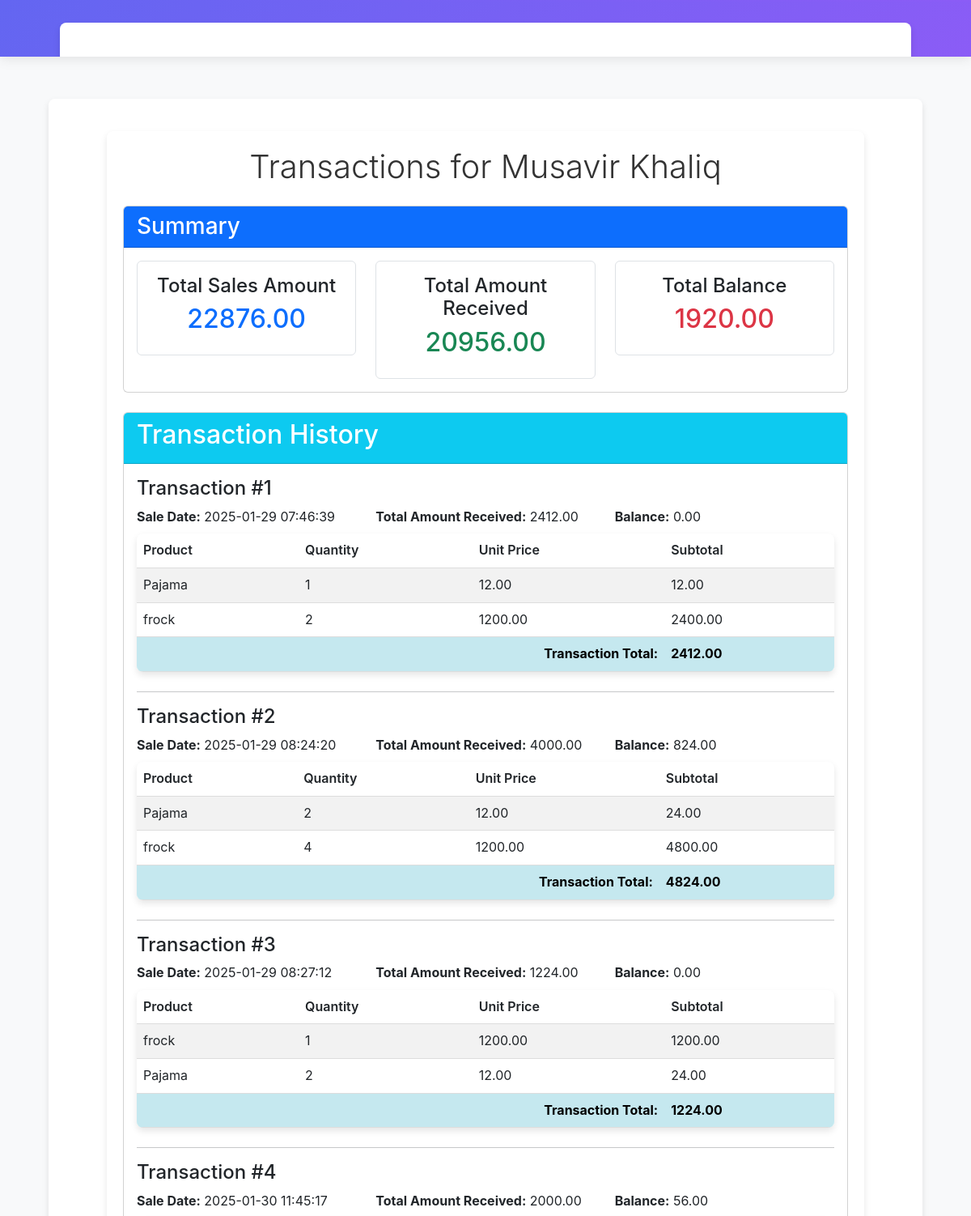
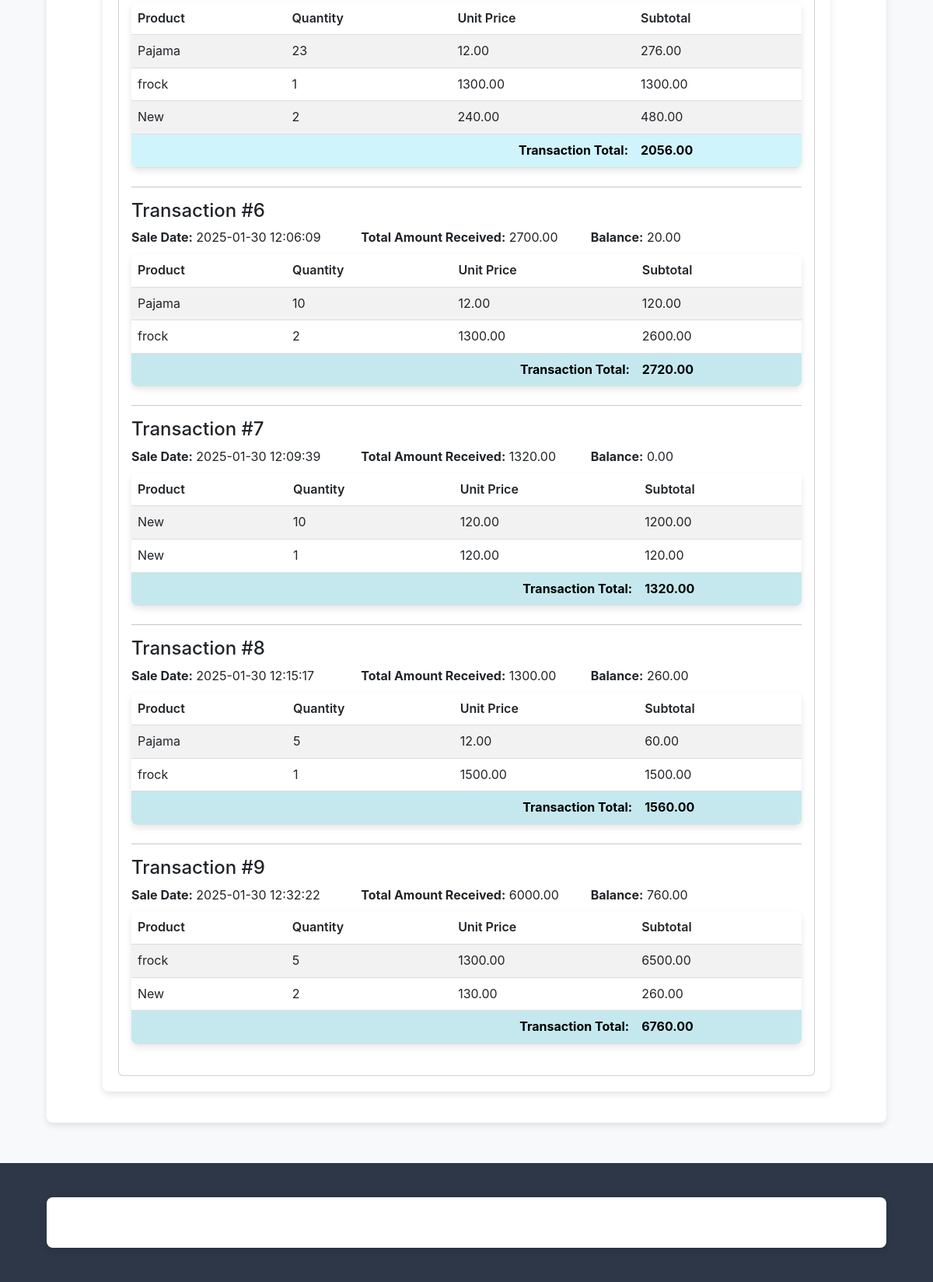
/customers/1/transactions, run on an earlier commit of the app's database (2 pictures, top to bottom).
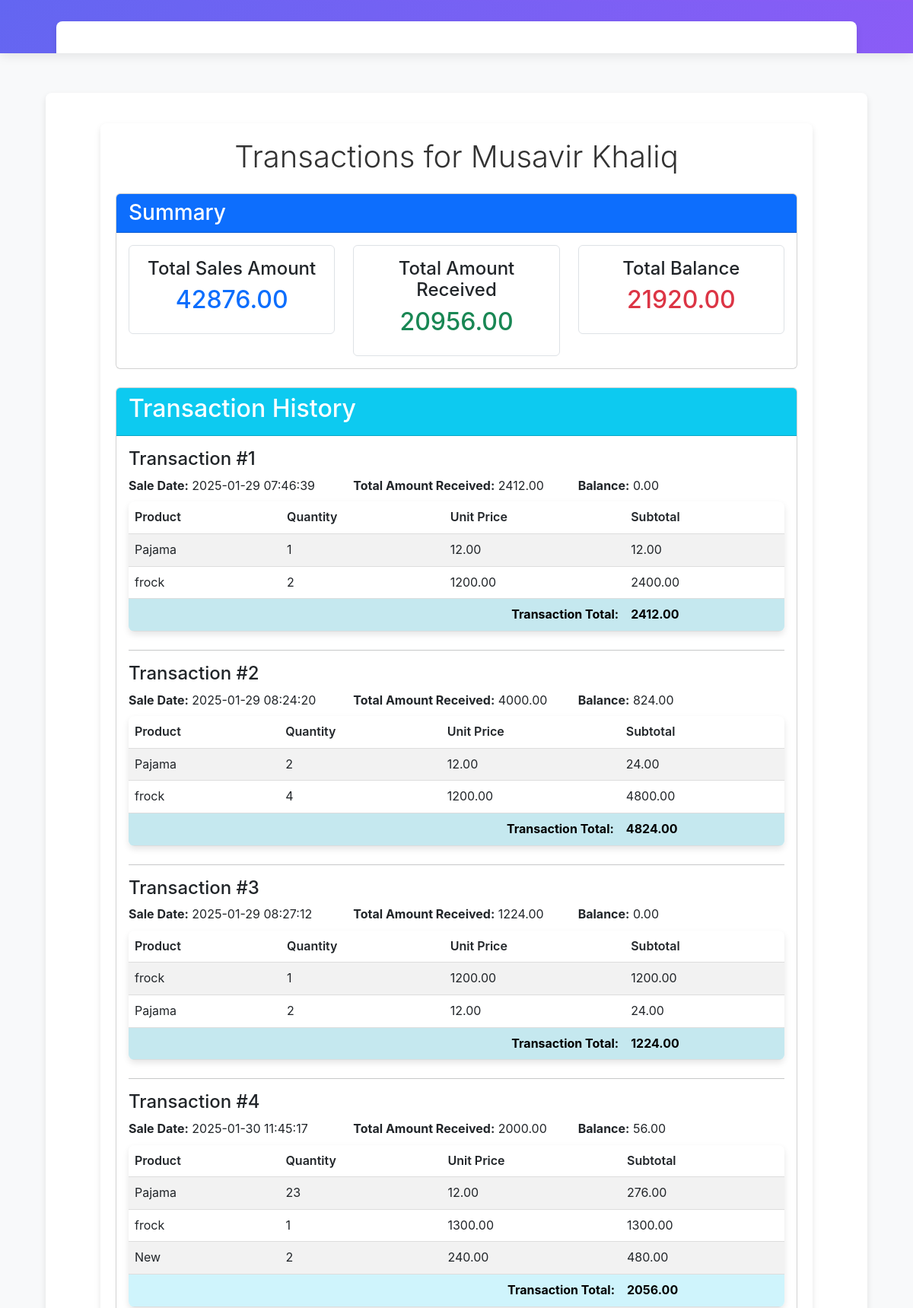
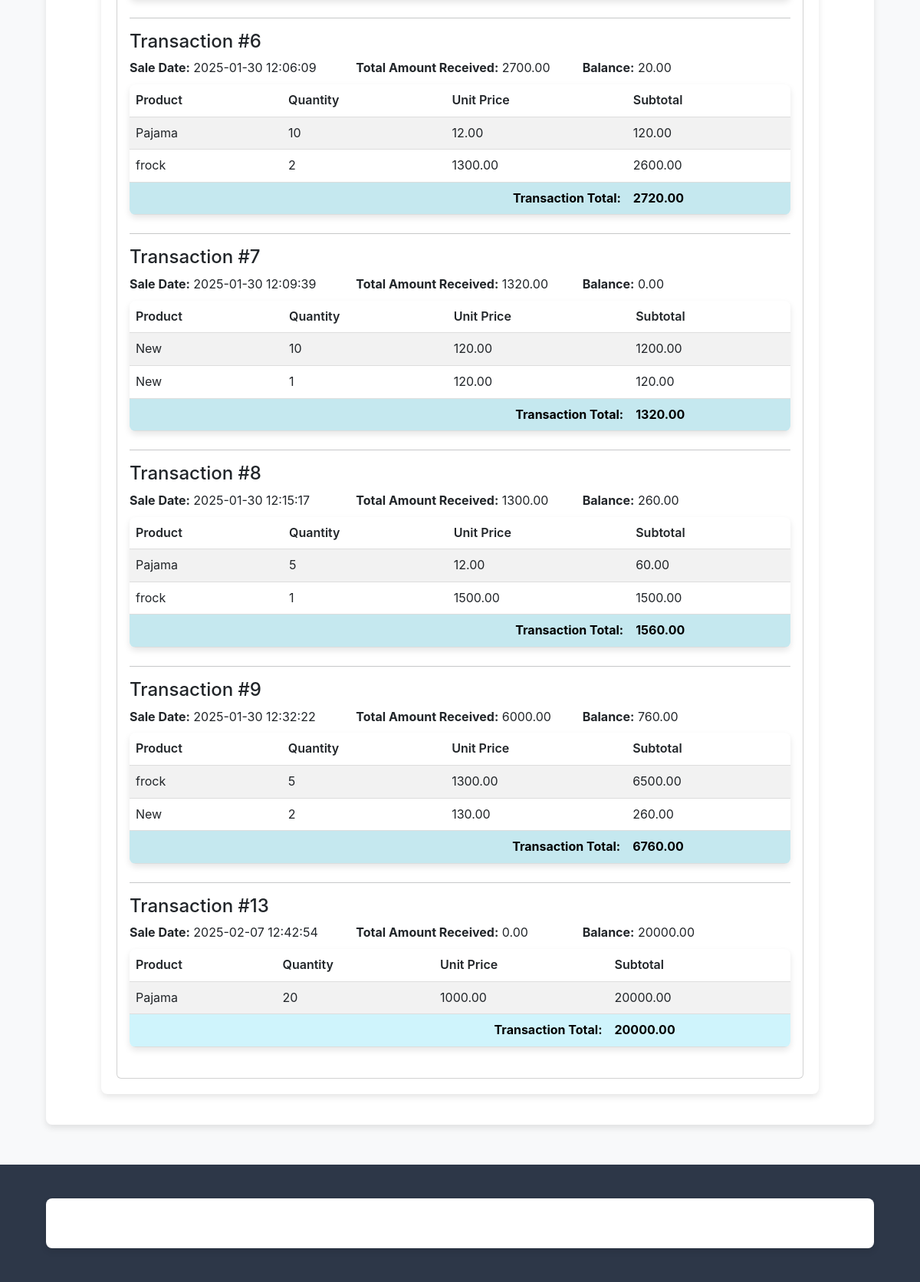
And on a later commit of the database (2 pictures, top to bottom).
### app/models.py (models this page shows)
class Customer(Base):
    __tablename__ = "customers"
    id = Column(Integer, primary_key=True, index=True)
    name = Column(String, index=True, nullable=False)
    email = Column(String, unique=True, index=True, nullable=False)
    phone_number = Column(String)
    address = Column(String)
    balance_owe = Column(Float, default=0.0, nullable=False)
    __table_args__ = (
        CheckConstraint('balance_owe >= 0', name='check_positive_balance'),
    )
    sales = relationship("Sale", back_populates="customer")

class Sale(Base):
    __tablename__ = "sales"
    id = Column(Integer, primary_key=True, index=True)
    customer_id = Column(Integer, ForeignKey("customers.id"), nullable=False)
    total_amount = Column(Float, default=0.0, nullable=False)
    amount_received = Column(Float, default=0.0, nullable=False)
    balance = Column(Float, default=0.0, nullable=False)
    sale_date = Column(DateTime, default=func.now(), nullable=False)
    status = Column(String, default="pending", nullable=False)
    __table_args__ = (
        CheckConstraint('total_amount >= 0', name='check_positive_total'),
        CheckConstraint('amount_received >= 0', name='check_positive_received'),
    )
    customer = relationship("Customer", back_populates="sales")
    items = relationship("SaleItem", back_populates="sale", cascade="all, delete-orphan")
    invoice = relationship("Invoice", back_populates="sale", uselist=False)

class SaleItem(Base):
    __tablename__ = 'sale_items'
    id = Column(Integer, primary_key=True)
    sale_id = Column(Integer, ForeignKey('sales.id'), nullable=False)
    product_id = Column(Integer, ForeignKey('products.id'), nullable=False)
    quantity = Column(Integer, nullable=False)
    price = Column(Float, nullable=False)
    __table_args__ = (
        CheckConstraint('quantity > 0', name='check_positive_quantity'),
        CheckConstraint('price >= 0', name='check_positive_price'),
    )
    sale = relationship("Sale", back_populates="items")
    product = relationship("Product", back_populates="sale_items")

class Product(Base):
    __tablename__ = "products"
    id = Column(Integer, primary_key=True, index=True)
    name = Column(String, index=True, nullable=False)
    description = Column(String, nullable=True)
    price = Column(Float, nullable=False)
    quantity = Column(Integer, nullable=False)
    __table_args__ = (
        CheckConstraint('price >= 0', name='check_positive_price'),
        CheckConstraint('quantity >= 0', name='check_positive_quantity'),
    )
    sale_items = relationship("SaleItem", back_populates="product")
    restocks = relationship("Restock", back_populates="product")

### app/main.py (the view)
@app.get("/customers/{customer_id}/transactions", response_class=HTMLResponse)
def view_customer_transactions(request: Request, customer_id: int, db: Session = Depends(get_db)):
    customer = crud.get_customer_by_id(db, customer_id)
    if not customer:
        raise HTTPException(status_code=404, detail="Customer not found")
    transactions = db.query(models.Sale).filter(models.Sale.customer_id == customer_id).all()
    return render_template("customer_transactions.html", request, {"customer": customer, "transactions": transactions})

### templates/customer_transactions.html
{% extends "base.html" %}
{% block content %}
    <div class="container">
        <h1 class="text-center mb-4">Transactions for {{ customer.name }}</h1>
        {% with %}
            {% set total_sales = namespace(amount=0) %}
            {% set total_received = namespace(amount=0) %}
            {% set total_balance = namespace(amount=0) %}
            {% for transaction in transactions %}
                {% set total_sales.amount = total_sales.amount + transaction.total_amount %}
                {% set total_received.amount = total_received.amount + transaction.amount_received %}
                {% set total_balance.amount = total_balance.amount + transaction.balance %}
            {% endfor %}
            <div class="card mb-4">
                <div class="card-header bg-primary text-white">
                    <h3 class="card-title mb-0">Summary</h3>
                </div>
                <div class="card-body">
                    <div class="row text-center">
                        <div class="col-md-4">
                            <div class="border rounded p-3">
                                <h4>Total Sales Amount</h4>
                                <h2 class="text-primary">{{ "%.2f"|format(total_sales.amount) }}</h2>
                            </div>
                        </div>
                        <div class="col-md-4">
                            <div class="border rounded p-3">
                                <h4>Total Amount Received</h4>
                                <h2 class="text-success">{{ "%.2f"|format(total_received.amount) }}</h2>
                            </div>
                        </div>
                        <div class="col-md-4">
                            <div class="border rounded p-3">
                                <h4>Total Balance</h4>
                                <h2 class="text-danger">{{ "%.2f"|format(total_balance.amount) }}</h2>
                            </div>
                        </div>
                    </div>
                </div>
            </div>
        {% endwith %}
        <div class="card">
            <div class="card-header bg-info text-white">
                <h2 class="card-title">Transaction History</h2>
            </div>
            <div class="card-body">
                {% if transactions %}
                    {% for transaction in transactions %}
                        <div class="transaction-group mb-4">
                            <h4>Transaction #{{ transaction.id }}</h4>
                            <div class="row">
                                <div class="col">
                                    <strong>Sale Date:</strong> {{ transaction.sale_date }}
                                </div>
                                <div class="col">
                                    <strong>Total Amount Received:</strong> {{ "%.2f"|format(transaction.amount_received) }}
                                </div>
                                <div class="col">
                                    <strong>Balance:</strong> {{ "%.2f"|format(transaction.balance) }}
                                </div>
                            </div>
                            <table class="table table-striped mt-2">
                                <thead class="bg-light">
                                    <tr>
                                        <th>Product</th>
                                        <th>Quantity</th>
                                        <th>Unit Price</th>
                                        <th>Subtotal</th>
                                    </tr>
                                </thead>
                                <tbody>
                                    {% for item in transaction.items %}
                                        {% set subtotal = item.quantity * item.price %}
                                        <tr>
                                            <td>{{ item.product.name if item.product else 'N/A' }}</td>
                                            <td>{{ item.quantity }}</td>
                                            <td>{{ "%.2f"|format(item.price) }}</td>
                                            <td>{{ "%.2f"|format(subtotal) }}</td>
                                        </tr>
                                    {% endfor %}
                                    <tr class="table-info">
                                        <td colspan="3" class="text-end"><strong>Transaction Total:</strong></td>
                                        <td><strong>{{ "%.2f"|format(transaction.total_amount) }}</strong></td>
                                    </tr>
                                </tbody>
                            </table>
                        </div>
                        {% if not loop.last %}
                            <hr>
                        {% endif %}
                    {% endfor %}
                {% else %}
                    <div class="alert alert-info text-center">
                        No transactions found.
                    </div>
                {% endif %}
            </div>
        </div>
    </div>
{% endblock %}

### templates/base.html (shortened to what this page needs)
<!DOCTYPE html>
<html lang="en">
<head>
    <link href="https://cdn.jsdelivr.net/npm/bootstrap@5.3.0/dist/css/bootstrap.min.css" rel="stylesheet">
    <link rel="stylesheet" href="https://cdnjs.cloudflare.com/ajax/libs/font-awesome/6.4.0/css/all.min.css">
    <link rel="stylesheet" href="https://cdnjs.cloudflare.com/ajax/libs/animate.css/4.1.1/animate.min.css">
    <link rel="stylesheet" href="{{ url_for('static', path='style.css') }}">
</head>
<body>
    <nav class="navbar navbar-expand-lg">
        <div class="container">
            <a class="navbar-brand animate__animated animate__fadeIn" href="/">
                <i class="fas fa-store-alt me-2"></i>KashurKulture
            </a>
            <div class="collapse navbar-collapse" id="navbarNav">
                <ul class="navbar-nav ms-auto">
                    <li class="nav-item">
                        <a class="nav-link" href="/">Home</a>
                    </li>
                    <li class="nav-item dropdown">
                        <a class="nav-link dropdown-toggle" href="#" role="button" data-bs-toggle="dropdown">
                        </a>
                    </li>
                    <li class="nav-item dropdown">
                        <a class="nav-link dropdown-toggle" href="#" role="button" data-bs-toggle="dropdown">
                        </a>
                    </li>
                    <li class="nav-item dropdown">
                        <a class="nav-link dropdown-toggle" href="#" role="button" data-bs-toggle="dropdown">
                        </a>
                    </li>
                </ul>
            </div>
        </div>
    </nav>
    <main class="main-content">
        <div class="container">
            {% block content %}{% endblock %}
        </div>
    </main>
    <footer>
        <div class="container">
            <div class="footer-content">
                <div class="copyright">
                    <p class="mb-0">&copy; 2025 KashurKulture. All Rights Reserved.</p>
                </div>
                <div class="footer-links">
                    <a href="/about" class="footer-link">About</a>
                    <a href="/contact" class="footer-link">Contact</a>
                    <a href="/privacy" class="footer-link">Privacy Policy</a>
                </div>
            </div>
        </div>
    </footer>
</body>
</html>

### static/css/style.css (style rules this page uses)
body { font-family: 'Segoe UI', Tahoma, Geneva, Verdana, sans-serif; margin: 0; padding: 0; background-color: #f4f4f4; color: #333; line-height: 1.6; }
.container { width: 90%; max-width: 1200px; margin: 20px auto; padding: 20px; background-color: #fff; box-shadow: 0 4px 8px rgba(0, 0, 0, 0.1); border-radius: 8px; }
h1 { color: #333; text-align: center; margin-bottom: 20px; font-size: 2.5em; font-weight: 300; }
table { width: 100%; border-collapse: collapse; margin-bottom: 20px; background-color: #fff; box-shadow: 0 4px 8px rgba(0, 0, 0, 0.1); border-radius: 8px; overflow: hidden; }
th, td { padding: 12px 15px; text-align: left; border-bottom: 1px solid #ddd; }
th { background-color: #f8f9fa; font-weight: 600; color: #333; }
.navbar { background-color: #333; overflow: hidden; box-shadow: 0 4px 8px rgba(0, 0, 0, 0.1); display: flex; flex-wrap: wrap; justify-content: center; }
.navbar a { color: #f2f2f2; text-align: center; padding: 14px 20px; text-decoration: none; transition: background-color 0.3s ease, color 0.3s ease; }
.container { transition: box-shadow 0.3s ease; }
.container { animation: fadeIn 0.5s ease-in-out; }
:root { --primary-gradient: linear-gradient(135deg, #6366f1 0%, #8b5cf6 100%); --navbar-height: 70px; }
body { background-color: #f8f9fa; font-family: 'Inter', 'Segoe UI', sans-serif; padding-top: var(--navbar-height); }
.navbar { background: var(--primary-gradient); height: var(--navbar-height); padding: 0.5rem 1rem; position: fixed; top: 0; right: 0; left: 0; z-index: 1030; box-shadow: 0 2px 15px rgba(0, 0, 0, 0.1); }
.navbar-brand { font-weight: 700; font-size: 1.5rem; color: #fff !important; position: relative; padding: 0.5rem 1rem; transition: all 0.3s ease; }
.navbar-nav { gap: 0.5rem; }
.nav-item { position: relative; }
.nav-link { color: rgba(255, 255, 255, 0.9) !important; font-weight: 500; padding: 0.5rem 1rem !important; border-radius: 8px; transition: all 0.3s ease; }
.main-content { min-height: calc(100vh - var(--navbar-height) - 60px); padding: 2rem 0; }
footer { background: #2d3748; color: #fff; padding: 1.5rem 0; position: relative; }
.footer-content { display: flex; justify-content: space-between; align-items: center; flex-wrap: wrap; gap: 1rem; }
.footer-links { display: flex; gap: 1.5rem; }
.footer-link { color: rgba(255, 255, 255, 0.8); text-decoration: none; transition: all 0.3s ease; }

### templates/base.html (style rules this page uses)
:root { --primary-gradient: linear-gradient(135deg, #6366f1 0%, #8b5cf6 100%); --navbar-height: 70px; }
body { background-color: #f8f9fa; font-family: 'Inter', 'Segoe UI', sans-serif; padding-top: var(--navbar-height); }
.navbar { background: var(--primary-gradient); height: var(--navbar-height); padding: 0.5rem 1rem; position: fixed; top: 0; right: 0; left: 0; z-index: 1030; box-shadow: 0 2px 15px rgba(0, 0, 0, 0.1); }
.navbar-brand { font-weight: 700; font-size: 1.5rem; color: #fff !important; position: relative; padding: 0.5rem 1rem; transition: all 0.3s ease; }
.navbar-nav { gap: 0.5rem; }
.nav-item { position: relative; }
.nav-link { color: rgba(255, 255, 255, 0.9) !important; font-weight: 500; padding: 0.5rem 1rem !important; border-radius: 8px; transition: all 0.3s ease; }
.main-content { min-height: calc(100vh - var(--navbar-height) - 60px); padding: 2rem 0; }
footer { background: #2d3748; color: #fff; padding: 1.5rem 0; position: relative; }
.footer-content { display: flex; justify-content: space-between; align-items: center; flex-wrap: wrap; gap: 1rem; }
.footer-links { display: flex; gap: 1.5rem; }
.footer-link { color: rgba(255, 255, 255, 0.8); text-decoration: none; transition: all 0.3s ease; }

What changed in the data, as far as the page shows it:
added Sale: amount_received "0.00", balance "20000.00", total_amount "20000.00"
added SaleItem: product "Pajama", quantity "20", price "1000.00", subtotal "20000.00", shown under "13"
Also different on the page:
{{ "%.2f"|format(total_sales.amount) }}: "22876.00" → "42876.00"
{{ "%.2f"|format(total_balance.amount) }}: "1920.00" → "21920.00"
